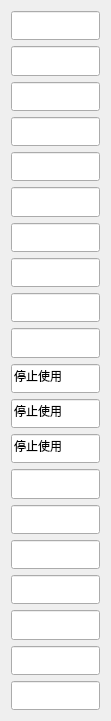
     <widget class="QWidget" name="layoutWidget">
      <property name="geometry">
       <rect>
        <x>1180</x>
        <y>20</y>
        <width>111</width>
        <height>721</height>
       </rect>
      </property>
      <layout class="QVBoxLayout" name="verticalLayout_3">
       <item>
        <widget class="QLineEdit" name="lineEdit_5">
         <property name="sizePolicy">
          <sizepolicy hsizetype="Expanding" vsizetype="Expanding">
           <horstretch>0</horstretch>
           <verstretch>0</verstretch>
          </sizepolicy>
         </property>
        </widget>
       </item>
       <item>
        <widget class="QLineEdit" name="lineEdit_6">
         <property name="sizePolicy">
          <sizepolicy hsizetype="Expanding" vsizetype="Expanding">
           <horstretch>0</horstretch>
           <verstretch>0</verstretch>
          </sizepolicy>
         </property>
        </widget>
       </item>
       <item>
        <widget class="QLineEdit" name="lineEdit_14">
         <property name="sizePolicy">
          <sizepolicy hsizetype="Expanding" vsizetype="Expanding">
           <horstretch>0</horstretch>
           <verstretch>0</verstretch>
          </sizepolicy>
         </property>
        </widget>
       </item>
       <item>
        <widget class="QLineEdit" name="lineEdit_15">
         <property name="sizePolicy">
          <sizepolicy hsizetype="Expanding" vsizetype="Expanding">
           <horstretch>0</horstretch>
           <verstretch>0</verstretch>
          </sizepolicy>
         </property>
        </widget>
       </item>
       <item>
        <widget class="QLineEdit" name="lineEdit_8">
         <property name="sizePolicy">
          <sizepolicy hsizetype="Expanding" vsizetype="Expanding">
           <horstretch>0</horstretch>
           <verstretch>0</verstretch>
          </sizepolicy>
         </property>
        </widget>
       </item>
       <item>
        <widget class="QLineEdit" name="lineEdit_9">
         <property name="sizePolicy">
          <sizepolicy hsizetype="Expanding" vsizetype="Expanding">
           <horstretch>0</horstretch>
           <verstretch>0</verstretch>
          </sizepolicy>
         </property>
        </widget>
       </item>
       <item>
        <widget class="QLineEdit" name="lineEdit_10">
         <property name="sizePolicy">
          <sizepolicy hsizetype="Expanding" vsizetype="Expanding">
           <horstretch>0</horstretch>
           <verstretch>0</verstretch>
          </sizepolicy>
         </property>
        </widget>
       </item>
       <item>
        <widget class="QLineEdit" name="lineEdit_23">
         <property name="sizePolicy">
          <sizepolicy hsizetype="Expanding" vsizetype="Expanding">
           <horstretch>0</horstretch>
           <verstretch>0</verstretch>
          </sizepolicy>
         </property>
        </widget>
       </item>
       <item>
        <widget class="QLineEdit" name="lineEdit_31">
         <property name="sizePolicy">
          <sizepolicy hsizetype="Expanding" vsizetype="Expanding">
           <horstretch>0</horstretch>
           <verstretch>0</verstretch>
          </sizepolicy>
         </property>
        </widget>
       </item>
       <item>
        <widget class="QLineEdit" name="lineEdit_28">
         <property name="sizePolicy">
          <sizepolicy hsizetype="Expanding" vsizetype="Expanding">
           <horstretch>0</horstretch>
           <verstretch>0</verstretch>
          </sizepolicy>
         </property>
        </widget>
       </item>
       <item>
        <widget class="QLineEdit" name="lineEdit_12">
         <property name="sizePolicy">
          <sizepolicy hsizetype="Expanding" vsizetype="Expanding">
           <horstretch>0</horstretch>
           <verstretch>0</verstretch>
          </sizepolicy>
         </property>
         <property name="text">
          <string>停止使用</string>
         </property>
        </widget>
       </item>
       <item>
        <widget class="QLineEdit" name="lineEdit_13">
         <property name="sizePolicy">
          <sizepolicy hsizetype="Expanding" vsizetype="Expanding">
           <horstretch>0</horstretch>
           <verstretch>0</verstretch>
          </sizepolicy>
         </property>
         <property name="text">
          <string>停止使用</string>
         </property>
        </widget>
       </item>
       <item>
        <widget class="QLineEdit" name="lineEdit_11">
         <property name="sizePolicy">
          <sizepolicy hsizetype="Expanding" vsizetype="Expanding">
           <horstretch>0</horstretch>
           <verstretch>0</verstretch>
          </sizepolicy>
         </property>
         <property name="text">
          <string>停止使用</string>
         </property>
        </widget>
       </item>
       <item>
        <widget class="QLineEdit" name="lineEdit_27">
         <property name="sizePolicy">
          <sizepolicy hsizetype="Expanding" vsizetype="Expanding">
           <horstretch>0</horstretch>
           <verstretch>0</verstretch>
          </sizepolicy>
         </property>
        </widget>
       </item>
       <item>
        <widget class="QLineEdit" name="lineEdit_29">
         <property name="sizePolicy">
          <sizepolicy hsizetype="Expanding" vsizetype="Expanding">
           <horstretch>0</horstretch>
           <verstretch>0</verstretch>
          </sizepolicy>
         </property>
        </widget>
       </item>
       <item>
        <widget class="QLineEdit" name="lineEdit_25">
         <property name="sizePolicy">
          <sizepolicy hsizetype="Expanding" vsizetype="Expanding">
           <horstretch>0</horstretch>
           <verstretch>0</verstretch>
          </sizepolicy>
         </property>
        </widget>
       </item>
       <item>
        <widget class="QLineEdit" name="lineEdit_30">
         <property name="sizePolicy">
          <sizepolicy hsizetype="Expanding" vsizetype="Expanding">
           <horstretch>0</horstretch>
           <verstretch>0</verstretch>
          </sizepolicy>
         </property>
        </widget>
       </item>
       <item>
        <widget class="QLineEdit" name="lineEdit_26">
         <property name="sizePolicy">
          <sizepolicy hsizetype="Expanding" vsizetype="Expanding">
           <horstretch>0</horstretch>
           <verstretch>0</verstretch>
          </sizepolicy>
         </property>
        </widget>
       </item>
       <item>
        <widget class="QLineEdit" name="lineEdit_24">
         <property name="sizePolicy">
          <sizepolicy hsizetype="Expanding" vsizetype="Expanding">
           <horstretch>0</horstretch>
           <verstretch>0</verstretch>
          </sizepolicy>
         </property>
        </widget>
       </item>
       <item>
        <widget class="QLineEdit" name="lineEdit_83">
         <property name="sizePolicy">
          <sizepolicy hsizetype="Expanding" vsizetype="Expanding">
           <horstretch>0</horstretch>
           <verstretch>0</verstretch>
          </sizepolicy>
         </property>
        </widget>
       </item>
      </layout>
     </widget>
